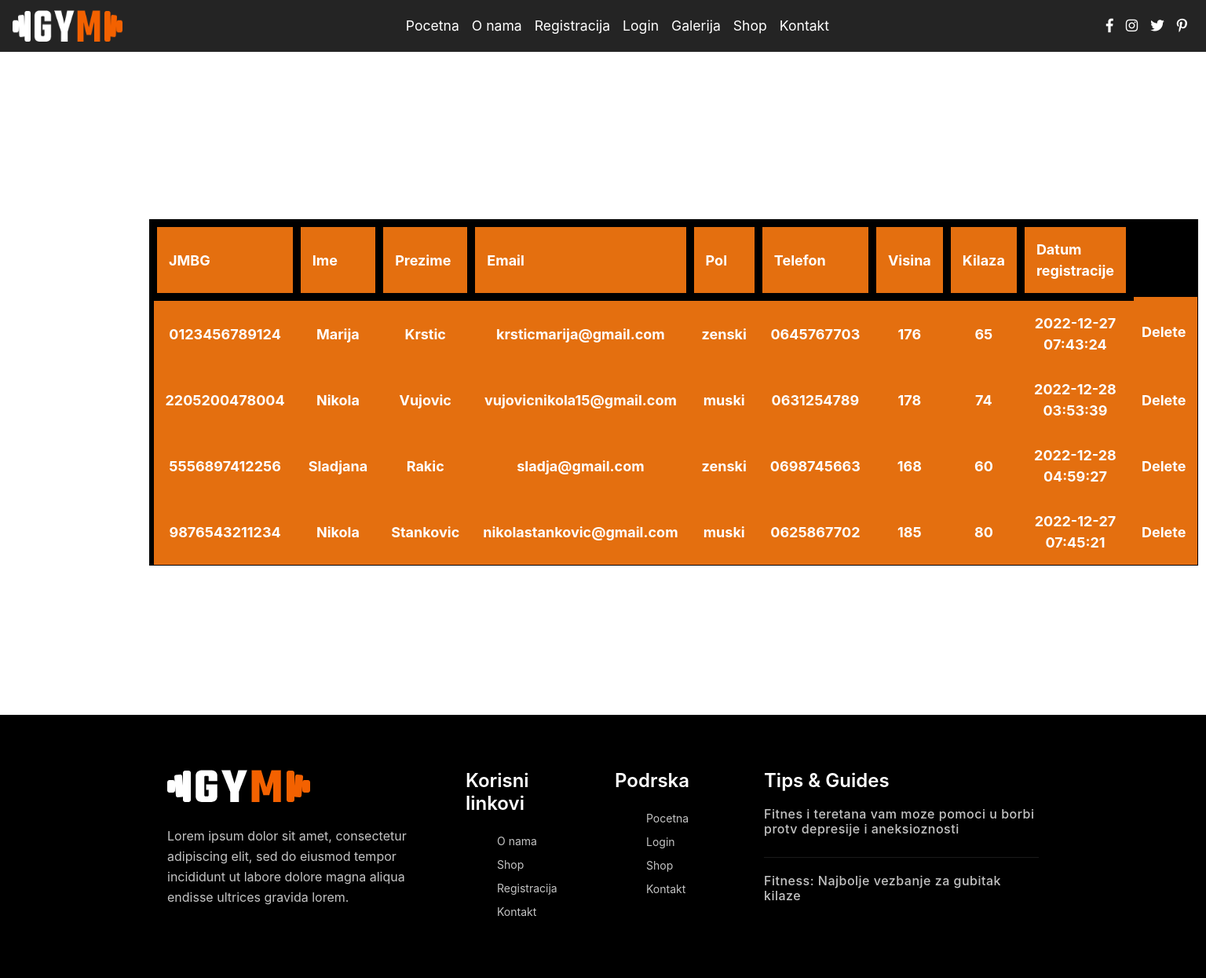
The app's page /pages/clanovi.php with its own data.
### tables this page shows
CREATE TABLE `registracija` (
  `jmbg` char(13) NOT NULL,
  `ime` varchar(50) NOT NULL,
  `prezime` varchar(50) NOT NULL,
  `email` varchar(80) NOT NULL,
  `lozinka` varchar(50) NOT NULL,
  `pol` varchar(50) NOT NULL,
  `telefon` varchar(50) NOT NULL,
  `visina` int(8) NOT NULL,
  `kilaza` int(8) NOT NULL,
  `reg_date` timestamp NOT NULL DEFAULT current_timestamp() ON UPDATE current_timestamp()
);

### pages/clanovi.php (the view, shortened to what this page needs)
<!doctype html>
<html lang="en">
  <head>
    <link rel="stylesheet" href="https://cdnjs.cloudflare.com/ajax/libs/font-awesome/4.7.0/css/font-awesome.min.css">
    <link rel="stylesheet" href="/Website/css/style.css">
    <link rel="stylesheet" href="/Website/css/login.css">
    <link rel="stylesheet" href="https://cdn.jsdelivr.net/npm/bootstrap@4.3.1/dist/css/bootstrap.min.css">
    <link rel="stylesheet" href="https://cdn.jsdelivr.net/npm/@fortawesome/fontawesome-free@5.15.3/css/fontawesome.min.css">
  </head>
  <body class="bodi">
    <?php
    include "../database/konekcija.php";
    ?>
    <?php include './components/nav.php';?>
<section class="clanovi">
    <table>
            <tr>
                <th>JMBG</th>
                <th>Ime</th>
                <th>Prezime</th>
                <th>Email</th>
                <th>Pol</th>
                <th>Telefon</th>
                <th>Visina</th>
                <th>Kilaza</th>
                <th>Datum registracije</th>
            </tr>
            <?php
            $sql = "SELECT jmbg,ime,prezime,email,pol,telefon,visina,kilaza,reg_date FROM registracija";
            $result = $conn->query($sql);
                while($row = mysqli_fetch_assoc($result))
                {
            ?>
            <tr>
                <td><?php echo $row['jmbg'];?></td>
                <td><?php echo $row['ime'];?></td>
                <td><?php echo $row['prezime'];?></td>
                <td><?php echo $row['email'];?></td>
                <td><?php echo $row['pol'];?></td>
                <td><?php echo $row['telefon'];?></td>
                <td><?php echo $row['visina'];?></td>
                <td><?php echo $row['kilaza'];?></td>
                <td><?php echo $row['reg_date'];?></td>
                <td><a href="../handlers/delete.php?jmbg=<?php echo $row["jmbg"]; ?>">Delete</a></td>
            </tr>
            <?php
            }
            ?>
    </table>
</section>
<?php include './components/sectionfooter.php';?>
    <link rel="stylesheet" href="https://use.fontawesome.com/releases/v5.0.8/css/all.css">
  </body>
</html>

### css/style.css (style rules this page uses)
body { overflow-x: hidden; }
:root { --primary: #FB5B21; --secondary: #BDBDBF; --light: #F4F5F8; --dark: #222429; }
a:link { color:white; }
table { margin: 0 auto; margin-top:2%; font-size: large; border: 1px solid black; background-color: black; }
td { background-color: #e46f0f; font-weight: lighter; }
th { background-color:#e46f0f; font-weight: lighter; border:10px solid black; }
th, td { font-weight: bold; padding: 15px; text-align: center; color:white; }
.clanovi { padding: 190px; }
.bodi { overflow-y: hidden; }

### records on screen
registracija: jmbg "0123456789124", ime "Marija", prezime "Krstic", email "krsticmarija@gmail.com", pol "zenski", telefon "0645767703", visina "176", kilaza "65", reg_date "2022-12-27 07:43:24"
registracija: jmbg "2205200478004", ime "Nikola", prezime "Vujovic", email "vujovicnikola15@gmail.com", pol "muski", telefon "0631254789", visina "178", kilaza "74", reg_date "2022-12-28 03:53:39"
registracija: jmbg "5556897412256", ime "Sladjana", prezime "Rakic", email "sladja@gmail.com", pol "zenski", telefon "0698745663", visina "168", kilaza "60", reg_date "2022-12-28 04:59:27"
registracija: jmbg "9876543211234", ime "Nikola", prezime "Stankovic", email "nikolastankovic@gmail.com", pol "muski", telefon "0625867702", visina "185", kilaza "80", reg_date "2022-12-27 07:45:21"
